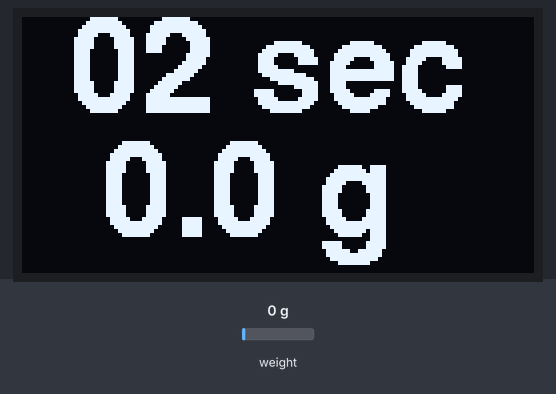
The sketch below on a simulated Arduino Uno, built with avr-gcc and run on an emulated ATmega328P. Shown: 128×64 one-colour display. The inputs (shaded band) are chosen by the test bench; at power-on: weight on the scale 0 g.

Above: at 2.2 s.
2.3 s: weight on the scale set to 100 g
At 4.0 s:
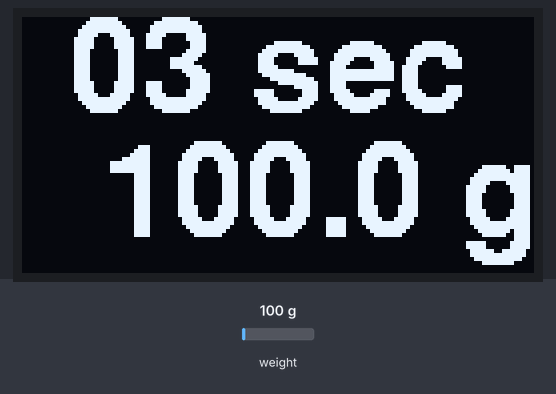
4.7 s: weight on the scale set to 1250 g
At 5.9 s:
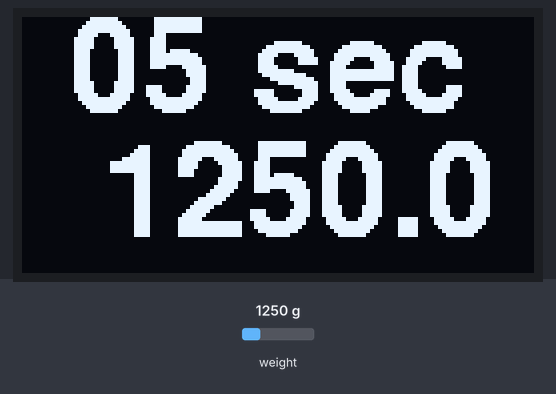
7.7 s: weight on the scale set to 2500 g
At 61.1 s:
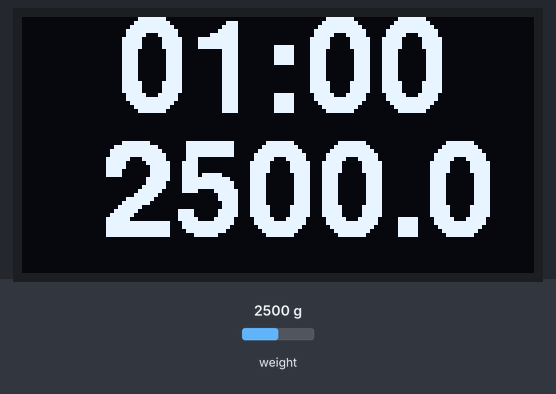
Timing chart, 0 to 61.7 s (numbered marks = the images above; inputs shaded):
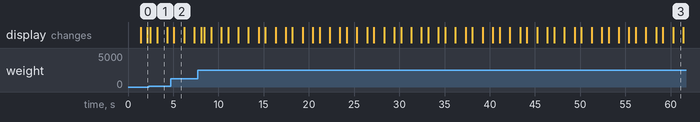

The sketch:

espresso_scale_Rpi_Pico.ino
```cpp
#include "HX711.h"
#include "U8g2lib.h"

#define SCALE_CALIBRATION 451

#define LOADCELL_DOUT_PIN 12
#define LOADCELL_SCK_PIN 13


unsigned long timerStart = 0;
unsigned short touch_threshold;

HX711 scale;
U8G2_SH1106_128X64_NONAME_F_HW_I2C display(U8G2_R0, U8X8_PIN_NONE);


void setup() {

  display.begin();
  display.enableUTF8Print();

  scale.begin(LOADCELL_DOUT_PIN, LOADCELL_SCK_PIN);
  scale.set_scale(SCALE_CALIBRATION);
  scale.tare();

}

void loop() {
    float weight = (scale.get_units(3));

    unsigned short timer = (millis() - timerStart)/1000;

    display.setFont(u8g2_font_helvB24_tf);
    display.setFontDirection(0);
    display.clearBuffer();

    if (timer<60){
      display.setCursor(12, 24);
      if (timer<10) display.print('0');
      display.print(timer);
      display.print(" sec");
    }
    else{
      display.setCursor(24, 24);
      if (timer<600) display.print('0');
      display.print(timer/60);
      display.print(":");
      if (timer%60<10) display.print('0');
      display.print(timer%60);
    }
    display.setCursor(20, 55);
    display.print(weight, 1);
    display.print(" g");


    display.sendBuffer();
}
```

Measured:
- what the display in image 1 shows lasts 1.1 s, from 3.2 s to 4.3 s
